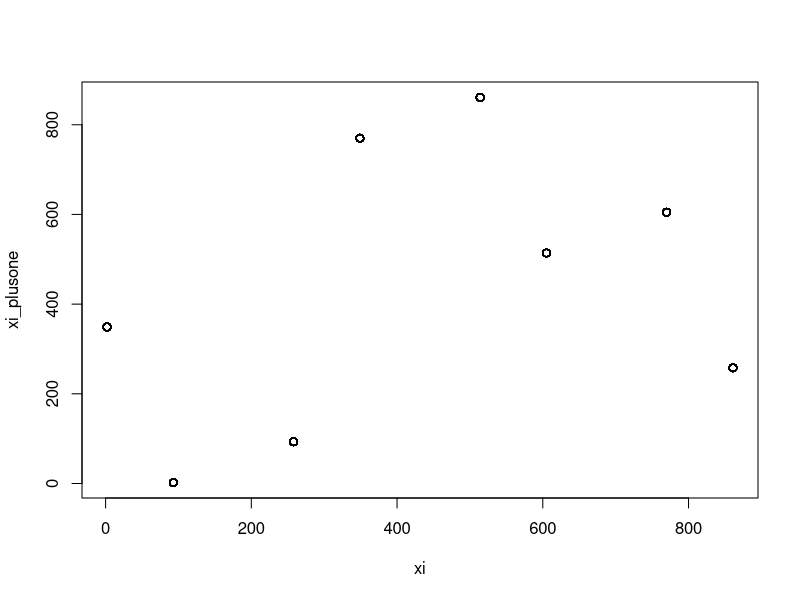

The R source for this figure:
MCG <- function(x, a = 1664255,c = 1013904223 ,m = 2^10) {
  # mixed congruential generator function
  #
  # Args:
  #   x: the "seed" or $X_{0}$, initial value
  #   a: the multiplier, 0 < a < m
  #   c: the increment, 0 <= c < m
  #   m: the modulus
  # 
  # Returns:
  #   x_1: the next number in the sequence.
  
  return(((a*x + c) %% m))
}

IterRecord <- function(inputfunction, seed, n_iter) {
  
  # iterate a recursive function over a list of numbers, recording each input and output.
  #
  # Args:
  #   inputfunction: the "seed" or $X_{0}$, initial value
  #   seed: the input for the first run of inputfunction
  #   n_iter: the number of iterations to be performed
  #   
  #   
  # 
  # Returns:
  #   results: list of function outputs.
  
  results <- list(seed)
  
  for (i in 2:n_iter) {
    results[i] <- inputfunction(as.numeric(results[i-1]))
  }
  
  return(as.numeric(results))
}

rand_numbers = IterRecord(MCG, 2, 1000)
xi <- rand_numbers[1:length(rand_numbers) - 1]
xi_plusone <- rand_numbers[2:length(rand_numbers)]

plot(xi, xi_plusone)

MiddleSquare <- function(seed) {
  # compute a 'random' sequence of four-digit numbers using the Middle Square method.
  #
  # Args:
  #   seed: the intial four digit numbeMir
  # 
  # Returns:
  #   rand: new quasi-random number
  
  options("scipen" = 100, "digits" = 4) #disable scientific notation so the character operation works.
  seed_squared <- toString(seed^(2.0))
  rand <- as.numeric(substr(seed_squared, 3,6)) #take the middle slice out of an 8 digit number and return to numeric 
  options("scipen"= 8, "digits" = 4)
  
  return(rand)
}
